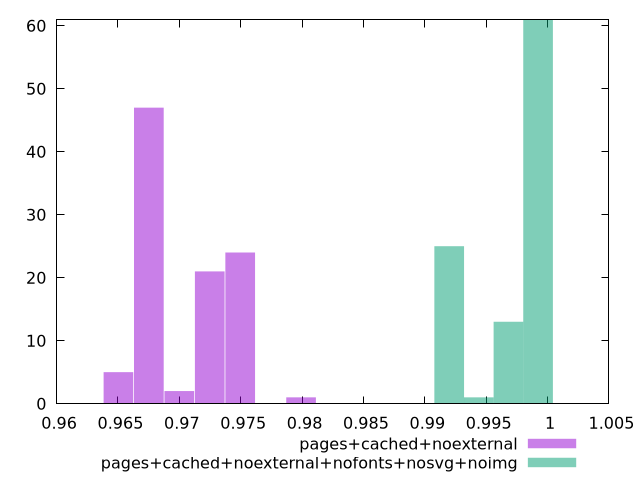

Recreate this plot in gnuplot.
$_pagesCachedNoexternal <<EOF
0.9675156744277607 47
0.9724772932709799 21
0.9699964838493703 2
0.9749581026925895 24
0.965034865006151 5
0.9799197215358089 1
EOF
$_pagesCachedNoexternalNofontsNosvgNoimg <<EOF
0.9992298027010583 61
0.9968162041438093 13
0.9919890070293115 25
0.9944026055865605 1
EOF
set key outside below
set terminal pngcairo
set output "report_00005_2020-11-02T22-26-11.212Z/speed-index/speed-index_pages+cached+noexternal_pages+cached+noexternal+nofonts+nosvg+noimg+hist.png"
set boxwidth 0.002413598557248933
set style fill transparent solid 0.5 noborder
set yrange [0:61]
plot $_pagesCachedNoexternal title "pages+cached+noexternal" with boxes ,$_pagesCachedNoexternalNofontsNosvgNoimg title "pages+cached+noexternal+nofonts+nosvg+noimg" with boxes ,
